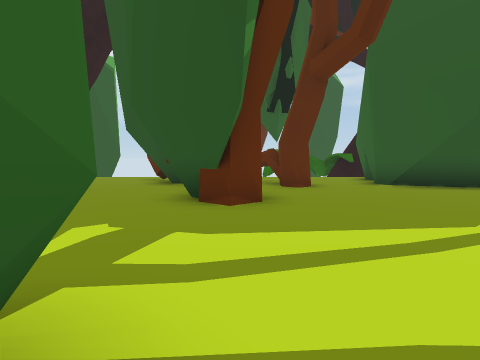
[1] (above)

24 first-person views from a walk through a 3-D level made in the Unity game engine. The camera is 1.4 m above the floor, tilts 4° down and sees 80° across. The floor is counted in squares, 2 m on a side. Each view is taken from the middle of a square. On the plan, view 1 faces up. The plan holds only what a view shows up to about 10 squares ahead; the rest is blank. The place goes on beyond the plan.

[2]
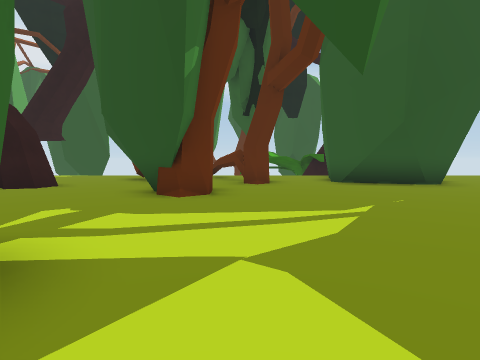

[3]
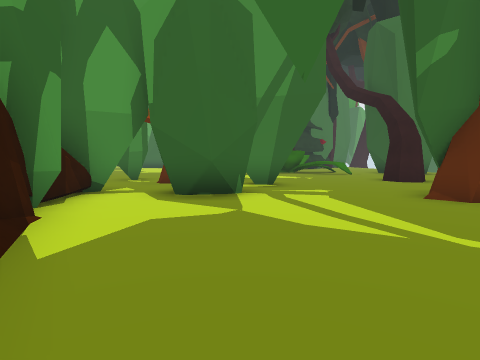

[4]
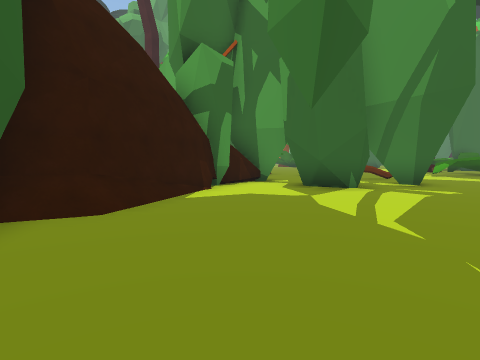

[5]
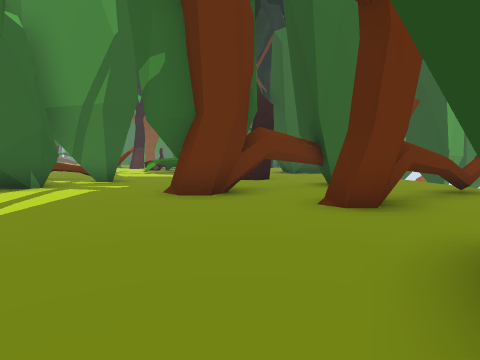

[6]
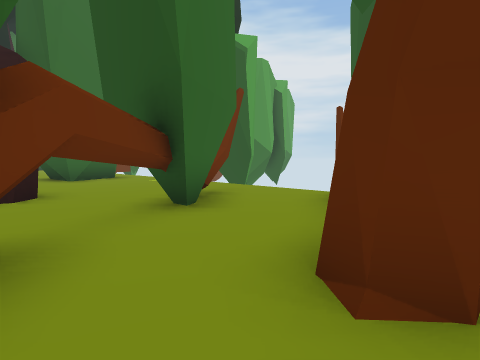

[7]
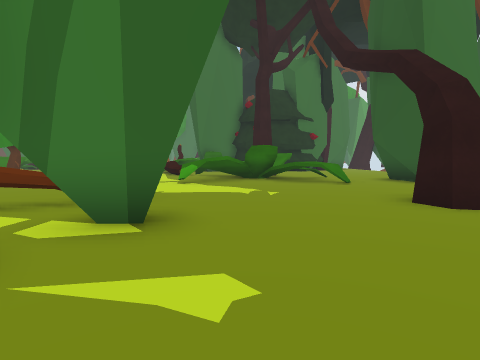

[8]
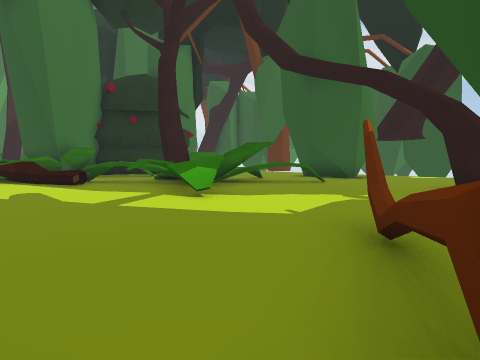

[9]
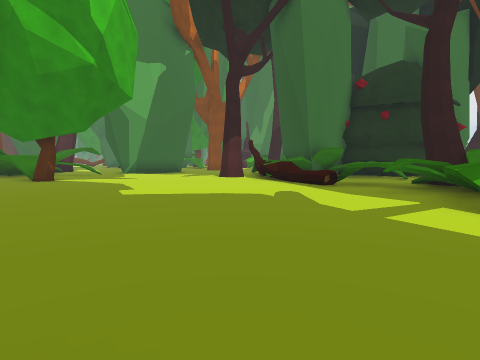

[10]
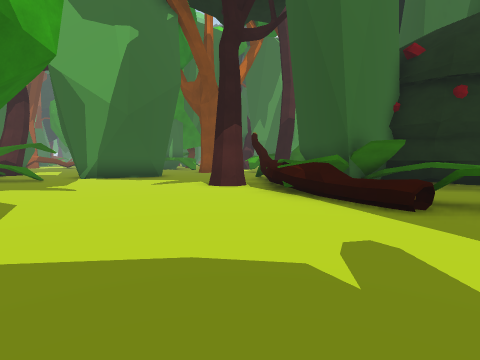

[11]
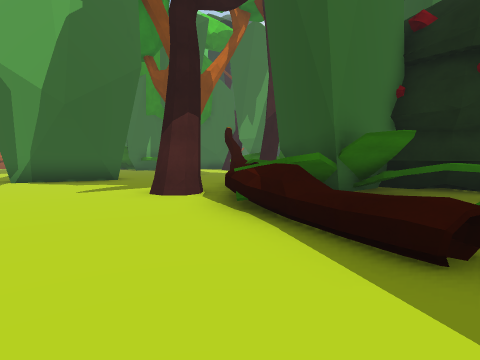

[12]
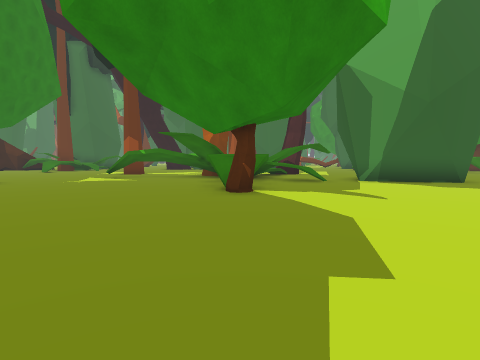

[13]
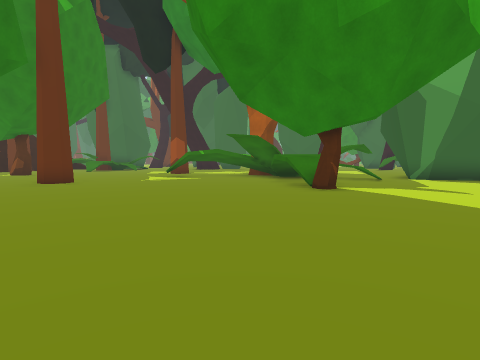

[14]
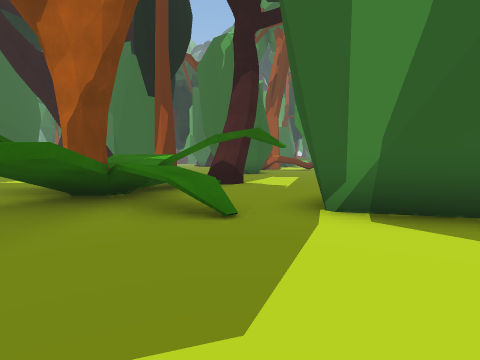

[15]
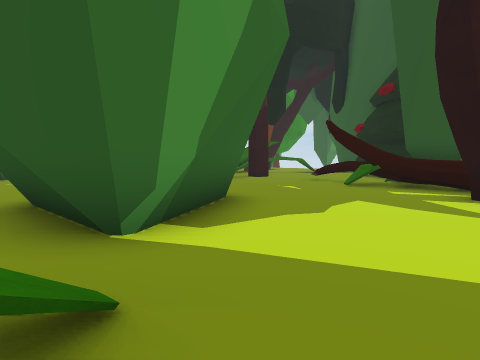

[16]
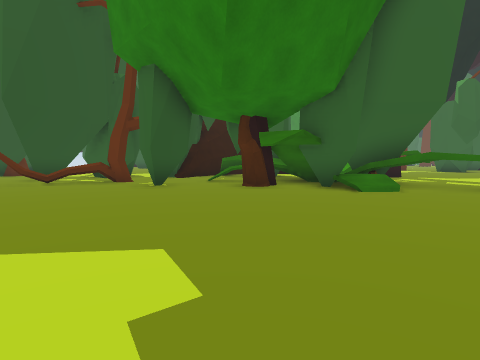

[17]
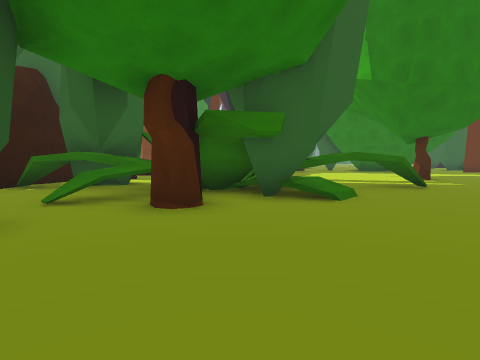

[18]
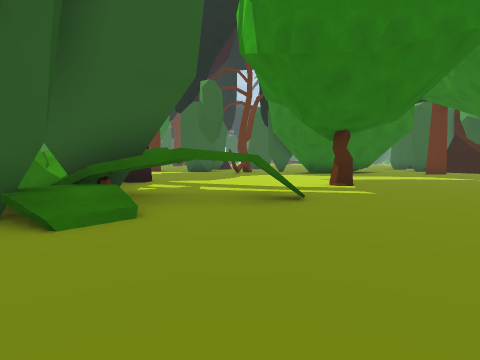

[19]
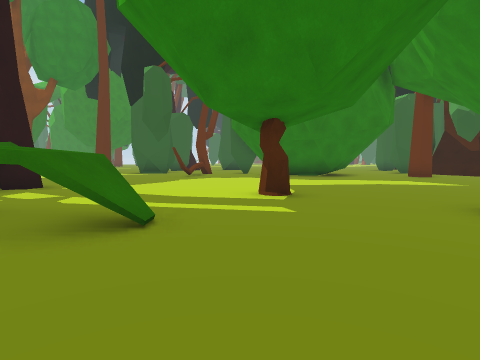

[20]
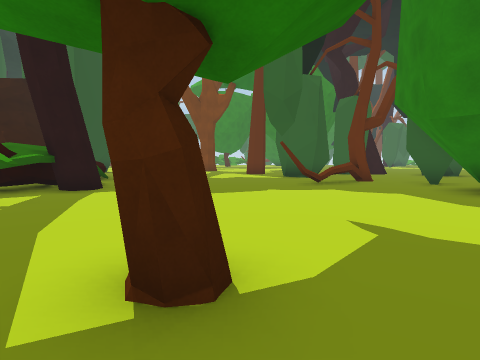

[21]
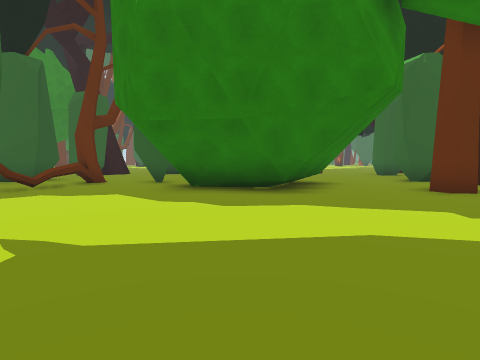

[22]
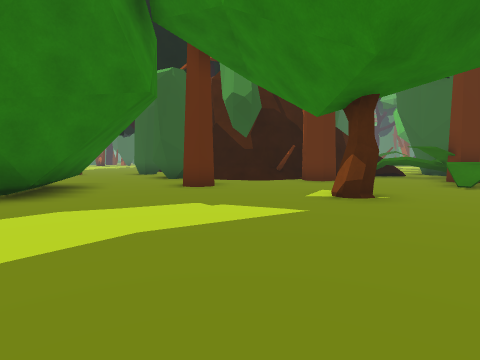

[23]
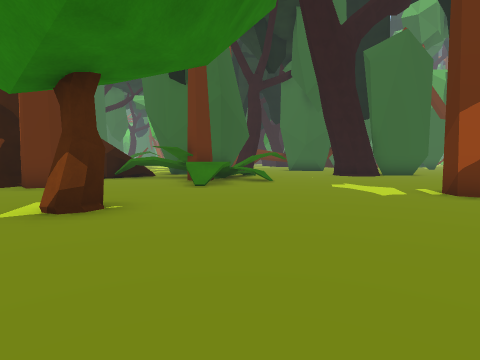

[24]
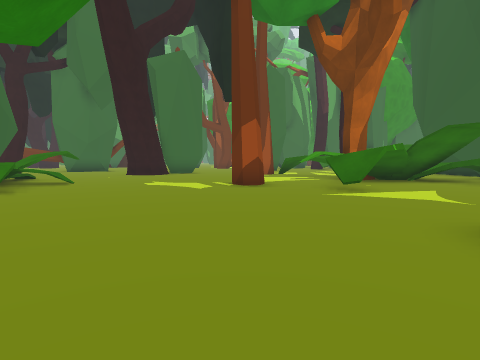

### Floor plan
Key: @ floor where view 1 was taken; # wall or solid block; x gap in a wall; . main floor; : floor 1.25 m higher than the main floor; + floor 1.75 m higher than the main floor; / step, stairs or slope; = window, fence, low wall or low ledge; ^ raised ledge; v drop or lower ground; T tree.
Columns run from 22 left of view 1 to 6 right of it. Each row starts with its distance up from view 1.
 12                      x
 11                   ....^
 10               .....#..^....#
  9              #.....##..#..##
  8             ##......#..#..##
  7             .....#...#.....##
  6             //...#...##......
  5      #     ///.......##......
  4      # .##=//................
  3      ##..////................
  2   #####..:////....##.........
  1  ./###  //.#./...#####.......
  0 =x^^^ ^^^^.......=^. #@...//
 -1 ..#^^^^^..........#......####
 -2 .....#...............#####
 -3 .................#.. # #
 -4 .....................//#
 -5 .................##.v#/##
 -6  ##..............#   #  #
 -7  ##.............##   #
 -8 ###.............###
 -9 ....=.=/........v##
-10 ...///+/......./+/###
-11 ...// /........///#.###.
-12 #/=/// .................
-13 #//////..............
-14  ///# /..................
-15   ///v /....T...#........
-16     #....................
-17     ..................#...#
-18      .T................^..#
-19   .....................#..
-20   .................##....
-21    ...............##  #..
-22     ........#.....#   ...
-23     ....=.........#
-24      .=##......T..#
-25      =TT ............
-26          ..T#=/......

Where each view was taken, in squares from view 1:
view 1: 0 up, 0 right, facing up
view 2: 1 down, 1 right, facing up
view 3: 1 up, 5 right, facing left
view 4: 4 up, 6 right, facing down-left
view 5: 6 up, 6 right, facing left
view 6: 6 up, 2 right, facing up-left
view 7: 3 up, 0 right, facing left
view 8: 2 down, 4 left, facing up-left
view 9: 2 down, 5 left, facing left
view 10: 2 down, 9 left, facing left
view 11: 1 down, 11 left, facing left
view 12: 4 down, 10 left, facing down-left
view 13: 5 down, 8 left, facing down-left
view 14: 6 down, 16 left, facing down-left
view 15: 9 down, 17 left, facing up-left
view 16: 5 down, 13 left, facing right
view 17: 3 down, 9 left, facing down-right
view 18: 7 down, 10 left, facing down-right
view 19: 10 down, 10 left, facing down-right
view 20: 15 down, 8 left, facing right
view 21: 16 down, 8 left, facing down-right
view 22: 16 down, 8 left, facing down
view 23: 17 down, 9 left, facing down-left
view 24: 18 down, 8 left, facing left
